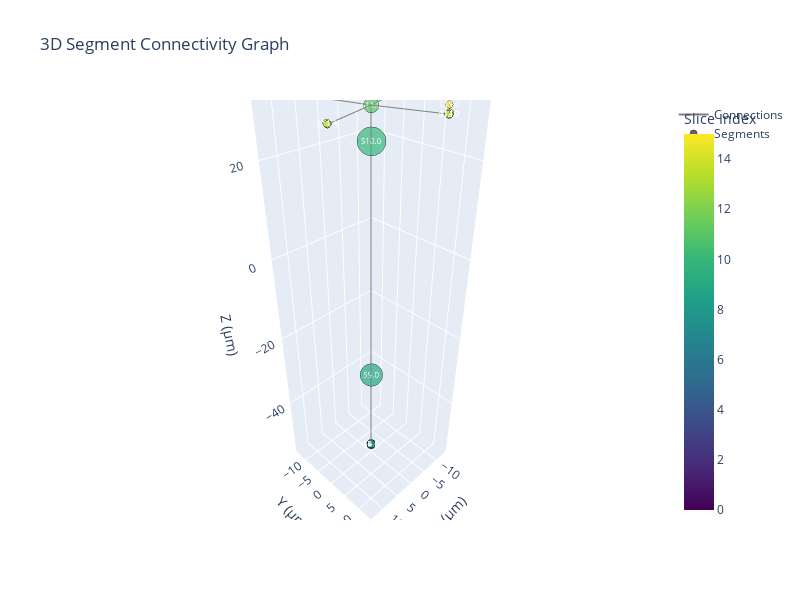

Notebook code cell kept with this figure:
### Markdown cell above
## 3D Connectivity Visualization

### Code cell
# Visualize connectivity in 3D space - should show tree-like branching structure
segmenter.visualize_connectivity_graph_3d(backend="plotly")

### Figure 1 — Plotly figure (JSON) as saved in the notebook; plotly's stock layout.template omitted (floating-point values rounded to 4 significant figures)
{"data": [{"hoverinfo": "none", "line": {"color": "gray", "width": 2}, "mode": "lines", "name": "Connections", "type": "scatter3d", "x": [-5.03e-17, -1.69e-17, null, -1.69e-17, -1.69e-17, null, -1.69e-17, -1.69e-17, null, -1.69e-17, -1.69e-17, null, -1.69e-17, -1.69e-17, null, -1.69e-17, -1.69e-17, null, -1.69e-17, -1.69e-17, null, -1.69e-17, -1.69e-17, null, -1.69e-17, -1.379e-16, null, -1.379e-16, -3.223e-16, null, -3.223e-16, -3.84e-16, null, -3.84e-16, -4.019, null, -3.84e-16, -13.01, null, -3.84e-16, 4.019, null, -3.84e-16, 13.01, null, -4.019, -4.019, null, -13.01, -13.01, null, 4.019, 4.019, null, 13.01, 13.01, null, -4.019, -4.018, null, -13.01, -13.13, null, 4.019, 4.018, null, 13.01, 13.13, null, -4.018, -3.894, null, 4.018, 3.894, null], "y": [-1.677e-17, -1.69e-17, null, -1.69e-17, -1.69e-17, null, -1.69e-17, -1.69e-17, null, -1.69e-17, -1.69e-17, null, -1.69e-17, -1.69e-17, null, -1.69e-17, -1.69e-17, null, -1.69e-17, -1.69e-17, null, -1.69e-17, -1.69e-17, null, -1.69e-17, -2.87e-16, null, -2.87e-16, -4.406e-16, null, -4.406e-16, -1.309e-15, null, -1.309e-15, 13.0, null, -1.309e-15, -4.019, null, -1.309e-15, -13.0, null, -1.309e-15, 4.019, null, 13.0, 13.0, null, -4.019, -4.019, null, -13.0, -13.0, null, 4.019, 4.019, null, 13.0, 13.12, null, -4.019, -4.019, null, -13.0, -13.12, null, 4.019, 4.019, null, 13.12, 13.04, null, -13.12, -13.04, null], "z": [-55.24, -54.88, null, -54.88, -54.88, null, -54.88, -54.88, null, -54.88, -54.88, null, -54.88, -54.88, null, -54.88, -54.88, null, -54.88, -54.88, null, -54.88, -54.88, null, -54.88, -30.65, null, -30.65, 23.43, null, 23.43, 29.31, null, 29.31, 29.48, null, 29.31, 29.49, null, 29.31, 29.48, null, 29.31, 29.49, null, 29.48, 29.48, null, 29.49, 29.49, null, 29.48, 29.48, null, 29.49, 29.49, null, 29.48, 29.67, null, 29.49, 29.68, null, 29.48, 29.67, null, 29.49, 29.68, null, 29.67, 30.93, null, 29.67, 30.93, null]}, {"customdata": [609.2, 609.2, 609.2, 609.2, 609.2, 609.2, 609.2, 609.2, 609.2, 3316.0, 4587.0, 1937.0, 564.5, 402.1, 564.5, 402.1, 564.5, 402.1, 564.5, 402.1, 564.5, 474.8, 564.5, 474.8, 343.6, 343.6], "hovertemplate": "<b>%{text}</b><br>X: %{x:.2f}<br>Y: %{y:.2f}<br>Z: %{z:.2f}<br>Volume: %{customdata:.4f}<extra></extra>", "marker": {"color": [0, 1, 2, 3, 4, 5, 6, 7, 8, 9, 10, 11, 12, 12, 12, 12, 13, 13, 13, 13, 14, 14, 14, 14, 15, 15], "colorbar": {"title": {"text": "Slice Index"}}, "colorscale": [[0, "#440154"], [0.1111, "#482878"], [0.2222, "#3e4989"], [0.3333, "#31688e"], [0.4444, "#26828e"], [0.5556, "#1f9e89"], [0.6667, "#35b779"], [0.7778, "#6ece58"], [0.8889, "#b5de2b"], [1, "#fde725"]], "line": {"color": "black", "width": 1}, "showscale": true, "size": [5.939, 5.939, 5.939, 5.939, 5.939, 5.939, 5.939, 5.939, 5.939, 15.51, 20, 10.63, 5.781, 5.207, 5.781, 5.207, 5.781, 5.207, 5.781, 5.207, 5.781, 5.464, 5.781, 5.464, 5, 5]}, "mode": "markers+text", "name": "Segments", "text": ["S0.0", "S1.0", "S2.0", "S3.0", "S4.0", "S5.0", "S6.0", "S7.0", "S8.0", "S9.0", "S10.0", "S11.0", "S12.0", "S12.1", "S12.2", "S12.3", "S13.0", "S13.1", "S13.2", "S13.3", "S14.0", "S14.1", "S14.2", "S14.3", "S15.0", "S15.2"], "textfont": {"color": "white", "size": 8}, "textposition": "middle center", "type": "scatter3d", "x": [-5.03e-17, -1.69e-17, -1.69e-17, -1.69e-17, -1.69e-17, -1.69e-17, -1.69e-17, -1.69e-17, -1.69e-17, -1.379e-16, -3.223e-16, -3.84e-16, -4.019, -13.01, 4.019, 13.01, -4.019, -13.01, 4.019, 13.01, -4.018, -13.13, 4.018, 13.13, -3.894, 3.894], "y": [-1.677e-17, -1.69e-17, -1.69e-17, -1.69e-17, -1.69e-17, -1.69e-17, -1.69e-17, -1.69e-17, -1.69e-17, -2.87e-16, -4.406e-16, -1.309e-15, 13.0, -4.019, -13.0, 4.019, 13.0, -4.019, -13.0, 4.019, 13.12, -4.019, -13.12, 4.019, 13.04, -13.04], "z": [-55.24, -54.88, -54.88, -54.88, -54.88, -54.88, -54.88, -54.88, -54.88, -30.65, 23.43, 29.31, 29.48, 29.49, 29.48, 29.49, 29.48, 29.49, 29.48, 29.49, 29.67, 29.68, 29.67, 29.68, 30.93, 30.93]}], "layout": {"height": 600, "scene": {"aspectmode": "data", "camera": {"eye": {"x": 1.5, "y": 1.5, "z": 1.5}}, "xaxis": {"title": {"text": "X (μm)"}}, "yaxis": {"title": {"text": "Y (μm)"}}, "zaxis": {"title": {"text": "Z (μm)"}}}, "showlegend": true, "title": {"text": "3D Segment Connectivity Graph"}, "width": 800}}
